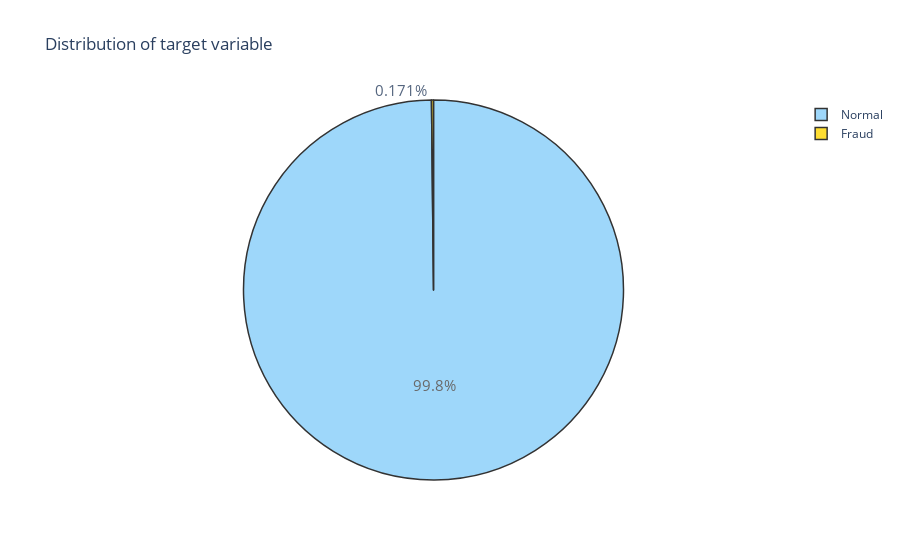

The code cell stored with this chart in its notebook:
### Code cell
fraud = data[(data['Class'] != 0)]
normal = data[(data['Class'] == 0)]

trace = go.Pie(labels = ['Normal', 'Fraud'], values = data['Class'].value_counts(), 
               textfont=dict(size=15), opacity = 0.8,
               marker=dict(colors=['lightskyblue','gold'], 
                           line=dict(color='#000000', width=1.5)))


layout = dict(title =  'Distribution of target variable')
           
fig = dict(data = [trace], layout=layout)
py.iplot(fig)

### Figure 1 — Plotly figure (JSON) as saved in the notebook; plotly's stock layout.template omitted (floating-point values rounded to 4 significant figures)
{"data": [{"labels": ["Normal", "Fraud"], "marker": {"colors": ["lightskyblue", "gold"], "line": {"color": "#000000", "width": 1.5}}, "opacity": 0.8, "textfont": {"size": 15}, "type": "pie", "values": [170591, 293]}], "layout": {"title": {"text": "Distribution of target variable"}}}
